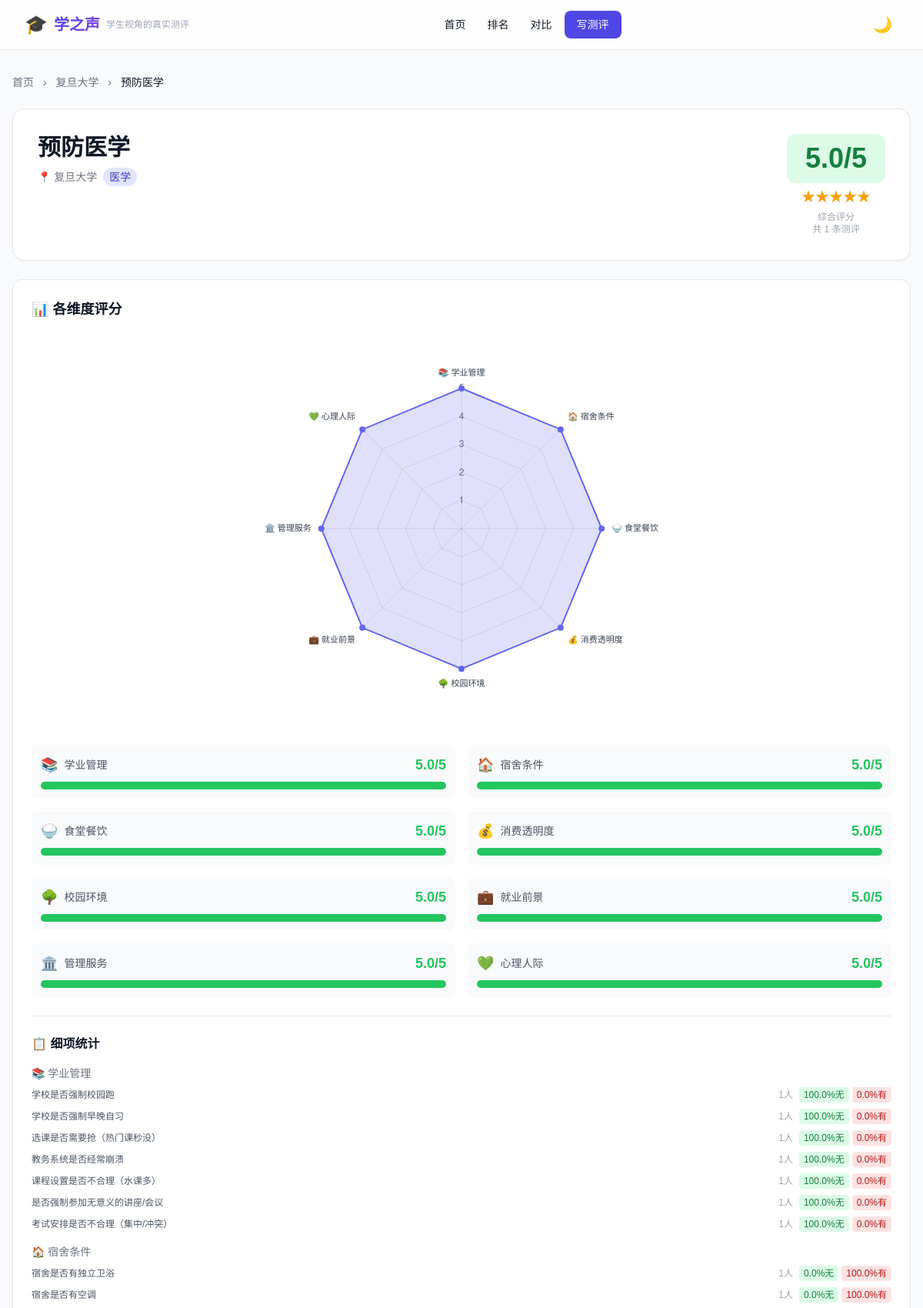
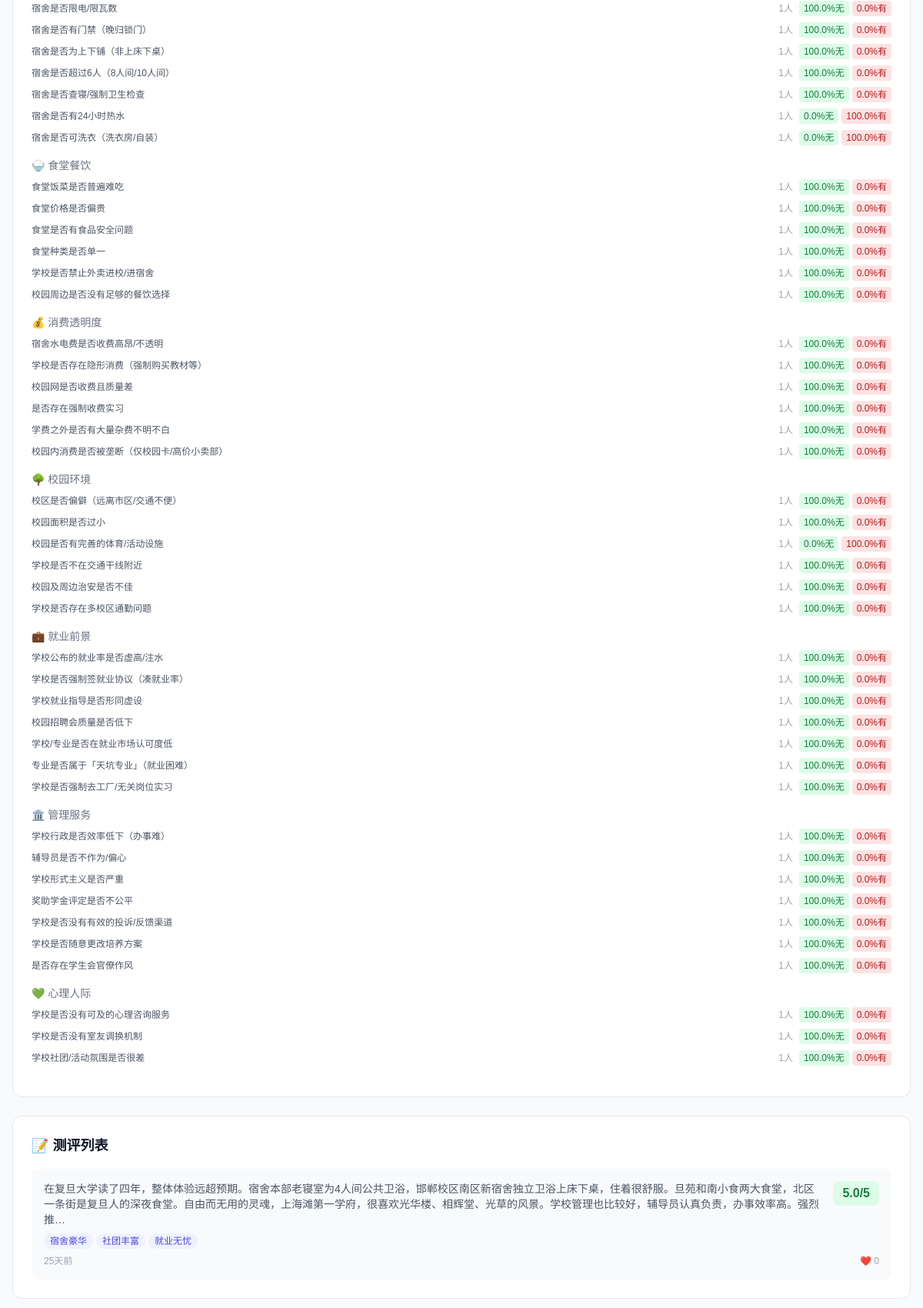
The app's page /school/31/major/67 (upper part) with its own data (2 pictures, top to bottom).
### tables this page shows
CREATE TABLE schools (
        id INTEGER PRIMARY KEY AUTOINCREMENT,
        name TEXT NOT NULL UNIQUE,
        province TEXT, city TEXT, district TEXT,
        latitude REAL, longitude REAL,
        type TEXT, level TEXT,
        created_at TIMESTAMP DEFAULT CURRENT_TIMESTAMP
    );

CREATE TABLE majors (
        id INTEGER PRIMARY KEY AUTOINCREMENT,
        name TEXT NOT NULL, category TEXT,
        created_at TIMESTAMP DEFAULT CURRENT_TIMESTAMP,
        UNIQUE(name, category)
    );

CREATE TABLE reviews (
        id INTEGER PRIMARY KEY AUTOINCREMENT,
        school_id INTEGER NOT NULL, major_id INTEGER NOT NULL,
        device_id TEXT NOT NULL,
        answers TEXT NOT NULL DEFAULT '{}',
        category_scores TEXT NOT NULL DEFAULT '{}',
        overall_score REAL, comment TEXT, tags TEXT,
        likes INTEGER DEFAULT 0,
        created_at TIMESTAMP DEFAULT CURRENT_TIMESTAMP,
        FOREIGN KEY (school_id) REFERENCES schools(id),
        FOREIGN KEY (major_id) REFERENCES majors(id),
        UNIQUE(school_id, major_id, device_id)
    );

### app.py (the view)
@app.route("/school/<int:school_id>/major/<int:major_id>")
def major_in_school(school_id, major_id):
    db = get_db()
    school = db.execute("SELECT * FROM schools WHERE id = ?", (school_id,)).fetchone()
    major = db.execute("SELECT * FROM majors WHERE id = ?", (major_id,)).fetchone()
    if not school or not major:
        return render_template("404.html", msg="学校或专业不存在"), 404
    avg = get_major_avg_in_school(school_id, major_id)
    reviews = db.execute("""
        SELECT r.*, m.name as major_name
        FROM reviews r
        JOIN majors m ON r.major_id = m.id
        WHERE r.school_id = ? AND r.major_id = ?
        ORDER BY r.created_at DESC
    """, (school_id, major_id)).fetchall()
    return render_template("major.html",
                           school=school,
                           major=major,
                           avg=avg,
                           reviews=reviews,
                           categories=CATEGORIES,
                           cat_keys=CAT_KEYS)

### app.py (called while the page is built)
def time_ago(date_str):
    if not date_str:
        return ""
    try:
        now = datetime.now()
        date = datetime.fromisoformat(str(date_str).replace("Z", "+00:00"))
        diff = (now - date).total_seconds()
    except Exception:
        return str(date_str)[:10]
    if diff < 60:
        return "刚刚"
    if diff < 3600:
        return f"{int(diff // 60)}分钟前"
    if diff < 86400:
        return f"{int(diff // 3600)}小时前"
    if diff < 2592000:
        return f"{int(diff // 86400)}天前"
    return str(date_str)[:10]

def score_bg_filter(score):
    try:
        s = float(score)
    except (TypeError, ValueError):
        return "bg-gray-100 text-gray-700"
    if s >= 4:
        return "bg-green-100 dark:bg-green-900/30 text-green-700 dark:text-green-400"
    if s >= 3:
        return "bg-yellow-100 dark:bg-yellow-900/30 text-yellow-700 dark:text-yellow-400"
    if s >= 2:
        return "bg-orange-100 dark:bg-orange-900/30 text-orange-700 dark:text-orange-400"
    return "bg-red-100 dark:bg-red-900/30 text-red-700 dark:text-red-400"

def score_color_filter(score):
    try:
        s = float(score)
    except (TypeError, ValueError):
        return "text-gray-500"
    if s >= 4:
        return "text-green-500"
    if s >= 3:
        return "text-yellow-500"
    if s >= 2:
        return "text-orange-500"
    return "text-red-500"

def score_bar_filter(score):
    try:
        s = float(score)
    except (TypeError, ValueError):
        return "bg-gray-300"
    if s >= 4:
        return "bg-green-500"
    if s >= 3:
        return "bg-yellow-500"
    if s >= 2:
        return "bg-orange-500"
    return "bg-red-500"

def parse_tags(tags_str):
    if not tags_str:
        return []
    try:
        return json.loads(tags_str)
    except (json.JSONDecodeError, TypeError):
        return []

def format_score_filter(score):
    try:
        s = float(score)
        return f"{s:.1f}"
    except (TypeError, ValueError):
        return "0.0"

def stars_filter(score):
    try:
        s = float(score)
    except (TypeError, ValueError):
        s = 0
    full_stars = int(s)
    has_half = (s - full_stars) >= 0.5
    empty_stars = 5 - full_stars - (1 if has_half else 0)
    result = "★" * full_stars
    if has_half:
        result += "☆"
    result += "☆" * empty_stars
    return result

### templates/major.html (shortened to what this page needs)
{% extends "base.html" %}
{% block content %}
<section class="py-8">
    <div class="max-w-7xl mx-auto px-4">
        <nav class="mb-6 text-sm text-gray-500 dark:text-gray-400">
            <a href="/" class="hover:text-primary-600">首页</a>
            <span class="mx-2">›</span>
            <a href="/school/{{ school.id }}" class="hover:text-primary-600">{{ school.name }}</a>
            <span class="mx-2">›</span>
            <span class="text-gray-900 dark:text-white">{{ major.name }}</span>
        </nav>
        <div class="bg-white dark:bg-gray-800 rounded-2xl p-6 md:p-8 shadow-sm border border-gray-200 dark:border-gray-700 mb-6">
            <div class="flex flex-col md:flex-row md:items-start md:justify-between">
                <div>
                    <h1 class="text-3xl font-bold mb-2">{{ major.name }}</h1>
                    <div class="flex items-center gap-2 text-sm text-gray-500 dark:text-gray-400">
                        <span>📍 {{ school.name }}</span>
                        <span class="px-2 py-0.5 rounded-full bg-primary-100 dark:bg-primary-900/30 text-primary-700 dark:text-primary-400">{{ major.category or '其他' }}</span>
                    </div>
                </div>
                {% if avg %}
                <div class="mt-4 md:mt-0 text-center">
                    <div class="text-4xl font-bold {{ avg.overall_score|score_bg }} px-6 py-3 rounded-xl">{{ avg.overall_score|format_score }}/5</div>
                    <div class="text-lg mt-1 star-display">{{ avg.overall_score|stars }}</div>
                    <div class="text-xs text-gray-400 mt-1">综合评分</div>
                    <div class="text-xs text-gray-400">共 {{ avg.review_count }} 条测评</div>
                </div>
                {% endif %}
            </div>
        </div>
        {% if avg %}
        <div class="bg-white dark:bg-gray-800 rounded-xl p-6 border border-gray-200 dark:border-gray-700 mb-6">
            <h2 class="font-bold text-lg mb-4">📊 各维度评分</h2>
            <div class="max-w-lg mx-auto">
                <canvas id="radarChart"></canvas>
            </div>
            <div class="grid grid-cols-1 md:grid-cols-2 gap-4 mt-6">
                {% for k in cat_keys %}
                <div class="p-3 rounded-lg bg-gray-50 dark:bg-gray-700">
                    <div class="flex items-center justify-between mb-2">
                        <div class="flex items-center space-x-2">
                            <span class="text-lg">{{ categories[k].icon }}</span>
                            <span class="text-sm text-gray-600 dark:text-gray-300">{{ categories[k].name }}</span>
                        </div>
                        <span class="text-lg font-bold {{ avg[k]|score_color }}">{{ avg[k]|format_score }}/5</span>
                    </div>
                    <div class="w-full bg-gray-200 dark:bg-gray-600 rounded-full h-2.5">
                        <div class="h-2.5 rounded-full {{ avg[k]|score_bar }} transition-all duration-300" style="width: {{ (avg[k] / 5 * 100)|round }}%"></div>
                    </div>
                </div>
                {% endfor %}
            </div>
            {% if avg.question_stats %}
            <div class="mt-6 border-t border-gray-200 dark:border-gray-700 pt-6">
                <h3 class="font-bold text-base mb-4">📋 细项统计</h3>
                {% for k in cat_keys %}
                {% set qs = categories[k].questions %}
                <div class="mb-4">
                    <h4 class="text-sm font-medium text-gray-500 dark:text-gray-400 mb-2">{{ categories[k].icon }} {{ categories[k].name }}</h4>
                    <div class="space-y-2">
                        {% for q in qs %}
                        {% if avg.question_stats.get(q.id) %}
                        {% set stat = avg.question_stats[q.id] %}
                        <div class="flex items-center text-xs">
                            <span class="flex-1 text-gray-600 dark:text-gray-400">{{ q.text }}</span>
                            <span class="ml-2 text-gray-400">{{ stat.total }}人</span>
                            <span class="ml-2 px-1.5 py-0.5 rounded bg-green-100 dark:bg-green-900/30 text-green-700 dark:text-green-400">{{ stat.no_pct }}%无</span>
                            <span class="ml-1 px-1.5 py-0.5 rounded bg-red-100 dark:bg-red-900/30 text-red-700 dark:text-red-400">{{ stat.yes_pct }}%有</span>
                        </div>
                        {% endif %}
                        {% endfor %}
                    </div>
                </div>
                {% endfor %}
            </div>
            {% endif %}
        </div>
        {% endif %}
        {% if reviews %}
        <div class="bg-white dark:bg-gray-800 rounded-xl p-6 border border-gray-200 dark:border-gray-700">
            <h2 class="font-bold text-lg mb-4">📝 测评列表</h2>
            <div class="space-y-4">
                {% for review in reviews %}
                <a href="/review/{{ review.id }}" class="block p-4 rounded-lg bg-gray-50 dark:bg-gray-700 hover:bg-gray-100 dark:hover:bg-gray-600 transition-colors">
                    <div class="flex items-start justify-between">
                        <div class="flex-1">
                            {% if review.comment %}
                            <p class="text-sm text-gray-600 dark:text-gray-300">{{ review.comment[:150] }}{% if review.comment|length > 150 %}...{% endif %}</p>
                            {% endif %}
                            {% if review.tags %}
                            {% set tag_list = review.tags|parse_tags %}
                            <div class="flex flex-wrap gap-1 mt-2">
                                {% for tag in tag_list %}
                                <span class="px-2 py-0.5 text-xs rounded-full bg-primary-50 dark:bg-primary-900/20 text-primary-600 dark:text-primary-400">{{ tag.strip('[]\"') }}</span>
                                {% endfor %}
                            </div>
                            {% endif %}
                        </div>
                        <span class="font-bold {{ review.overall_score|score_bg }} px-3 py-1 rounded-lg ml-3">{{ review.overall_score|format_score }}/5</span>
                    </div>
                    <div class="flex items-center justify-between mt-2 text-xs text-gray-400">
                        <span>{{ review.created_at|time_ago }}</span>
                        <span>❤️ {{ review.likes or 0 }}</span>
                    </div>
                </a>
                {% endfor %}
            </div>
        </div>
        {% endif %}
    </div>
</section>
{% if avg %}
<script>
document.addEventListener('DOMContentLoaded', function() {
    const ctx = document.getElementById('radarChart').getContext('2d');
    const isDark = document.documentElement.classList.contains('dark');
    new Chart(ctx, {
        type: 'radar',
        data: {
            labels: [{% for k in cat_keys %}'{{ categories[k].icon }} {{ categories[k].name }}'{% if not loop.last %},{% endif %}{% endfor %}],
            datasets: [{
                label: '{{ major.name }}',
                data: [{% for k in cat_keys %}{{ avg[k] or 0 }}{% if not loop.last %},{% endif %}{% endfor %}],
                backgroundColor: 'rgba(99, 102, 241, 0.2)',
                borderColor: 'rgb(99, 102, 241)',
                borderWidth: 2,
                pointBackgroundColor: 'rgb(99, 102, 241)',
            }]
        },
        options: {
            responsive: true,
            scales: {
                r: {
                    min: 0, max: 5,
                    ticks: { stepSize: 1, color: isDark ? '#9ca3af' : '#6b7280', backdropColor: 'transparent' },
                    grid: { color: isDark ? 'rgba(255,255,255,0.1)' : 'rgba(0,0,0,0.1)' },
                    pointLabels: { color: isDark ? '#d1d5db' : '#374151', font: { size: 11 } }
                }
            },
            plugins: { legend: { display: false } }
        }
    });
});
</script>
{% endif %}
{% endblock %}

### templates/base.html (style rules this page uses)
body { font-family: 'Noto Sans SC', sans-serif; }
.star-display { color: #f59e0b; }

### records on screen
schools: name "复旦大学"
majors: name "预防医学", category "医学"
reviews: comment "在复旦大学读了四年，整体体验远超预期。宿舍本部老寝室为4人间公共卫浴，邯郸校区南区新宿舍独立卫浴上床下桌，住着很舒服。旦苑和南小食两大食堂，北区一条街是复旦人的深夜食堂。自由而无用的灵魂，上海滩第一学府，很喜欢光华楼、相辉堂、光草的风景。学校管理也比较好，辅导员认真负责，办事效率高。强烈推…", strip "宿舍豪华" "社团丰富" "就业无忧", overall_score "5.0", created_at "25天前", likes "0"

### other values on screen
{{ avg.overall_score|format_score }} "5.0"
{{ avg.overall_score|stars }} "★★★★★"
{{ avg.review_count }} "1"
{{ categories[k].icon }} "📚" "🏠" "🍚" "💰" "🌳" "💼" "🏛️" "💚"
{{ categories[k].name }} "学业管理" "宿舍条件" "食堂餐饮" "消费透明度" "校园环境" "就业前景" "管理服务" "心理人际"
{{ avg[k]|format_score }} "5.0" "5.0" "5.0" "5.0" "5.0" "5.0" "5.0" "5.0"
{{ q.text }} "学校是否强制校园跑" "学校是否强制早晚自习" "选课是否需要抢（热门课秒没）" "教务系统是否经常崩溃" "课程设置是否不合理（水课多）" "是否强制参加无意义的讲座/会议" "考试安排是否不合理（集中/冲突）" "宿舍是否有独立卫浴" "宿舍是否有空调" "宿舍是否限电/限瓦数" "宿舍是否有门禁（晚归锁门）" "宿舍是否为上下铺（非上床下桌）" "宿舍是否超过6人（8人间/10人间）" "宿舍是否查寝/强制卫生检查" "宿舍是否有24小时热水" "宿舍是否可洗衣（洗衣房/自装）" "食堂饭菜是否普遍难吃" "食堂价格是否偏贵" "食堂是否有食品安全问题" "食堂种类是否单一" "学校是否禁止外卖进校/进宿舍" "校园周边是否没有足够的餐饮选择" "宿舍水电费是否收费高昂/不透明" "学校是否存在隐形消费（强制购买教材等）" "校园网是否收费且质量差" "是否存在强制收费实习" "学费之外是否有大量杂费不明不白" "校园内消费是否被垄断（仅校园卡/高价小卖部）" "校区是否偏僻（远离市区/交通不便）" "校园面积是否过小" "校园是否有完善的体育/活动设施" "学校是否不在交通干线附近" "校园及周边治安是否不佳" "学校是否存在多校区通勤问题" "学校公布的就业率是否虚高/注水" "学校是否强制签就业协议（凑就业率）" "学校就业指导是否形同虚设" "校园招聘会质量是否低下" "学校/专业是否在就业市场认可度低" "专业是否属于「天坑专业」（就业困难）" "学校是否强制去工厂/无关岗位实习" "学校行政是否效率低下（办事难）" "辅导员是否不作为/偏心" "学校形式主义是否严重" "奖助学金评定是否不公平" "学校是否没有有效的投诉/反馈渠道" "学校是否随意更改培养方案" "是否存在学生会官僚作风" "学校是否没有可及的心理咨询服务" "学校是否没有室友调换机制" "学校社团/活动氛围是否很差"
{{ stat.total }} "1" "1" "1" "1" "1" "1" "1" "1" "1" "1" "1" "1" "1" "1" "1" "1" "1" "1" "1" "1" "1" "1" "1" "1" "1" "1" "1" "1" "1" "1" "1" "1" "1" "1" "1" "1" "1" "1" "1" "1" "1" "1" "1" "1" "1" "1" "1" "1" "1" "1" "1"
{{ stat.no_pct }} "100.0" "100.0" "100.0" "100.0" "100.0" "100.0" "100.0" "0.0" "0.0" "100.0" "100.0" "100.0" "100.0" "100.0" "0.0" "0.0" "100.0" "100.0" "100.0" "100.0" "100.0" "100.0" "100.0" "100.0" "100.0" "100.0" "100.0" "100.0" "100.0" "100.0" "0.0" "100.0" "100.0" "100.0" "100.0" "100.0" "100.0" "100.0" "100.0" "100.0" "100.0" "100.0" "100.0" "100.0" "100.0" "100.0" "100.0" "100.0" "100.0" "100.0" "100.0"
{{ stat.yes_pct }} "0.0" "0.0" "0.0" "0.0" "0.0" "0.0" "0.0" "100.0" "100.0" "0.0" "0.0" "0.0" "0.0" "0.0" "100.0" "100.0" "0.0" "0.0" "0.0" "0.0" "0.0" "0.0" "0.0" "0.0" "0.0" "0.0" "0.0" "0.0" "0.0" "0.0" "100.0" "0.0" "0.0" "0.0" "0.0" "0.0" "0.0" "0.0" "0.0" "0.0" "0.0" "0.0" "0.0" "0.0" "0.0" "0.0" "0.0" "0.0" "0.0" "0.0" "0.0"
chart data {{ avg[k] or 0 }} 5.0, 5.0, 5.0, 5.0, 5.0, 5.0, 5.0, 5.0
